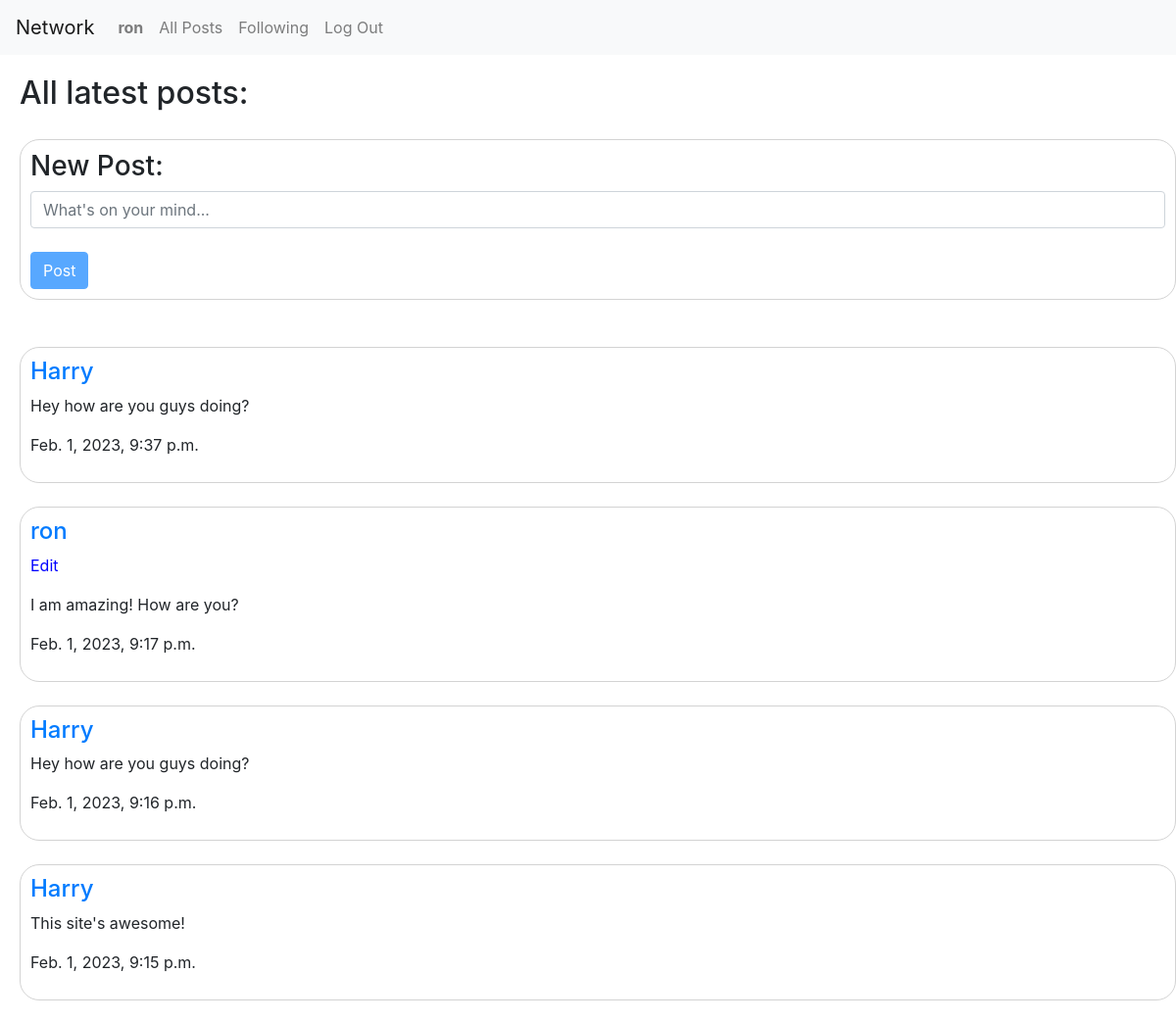
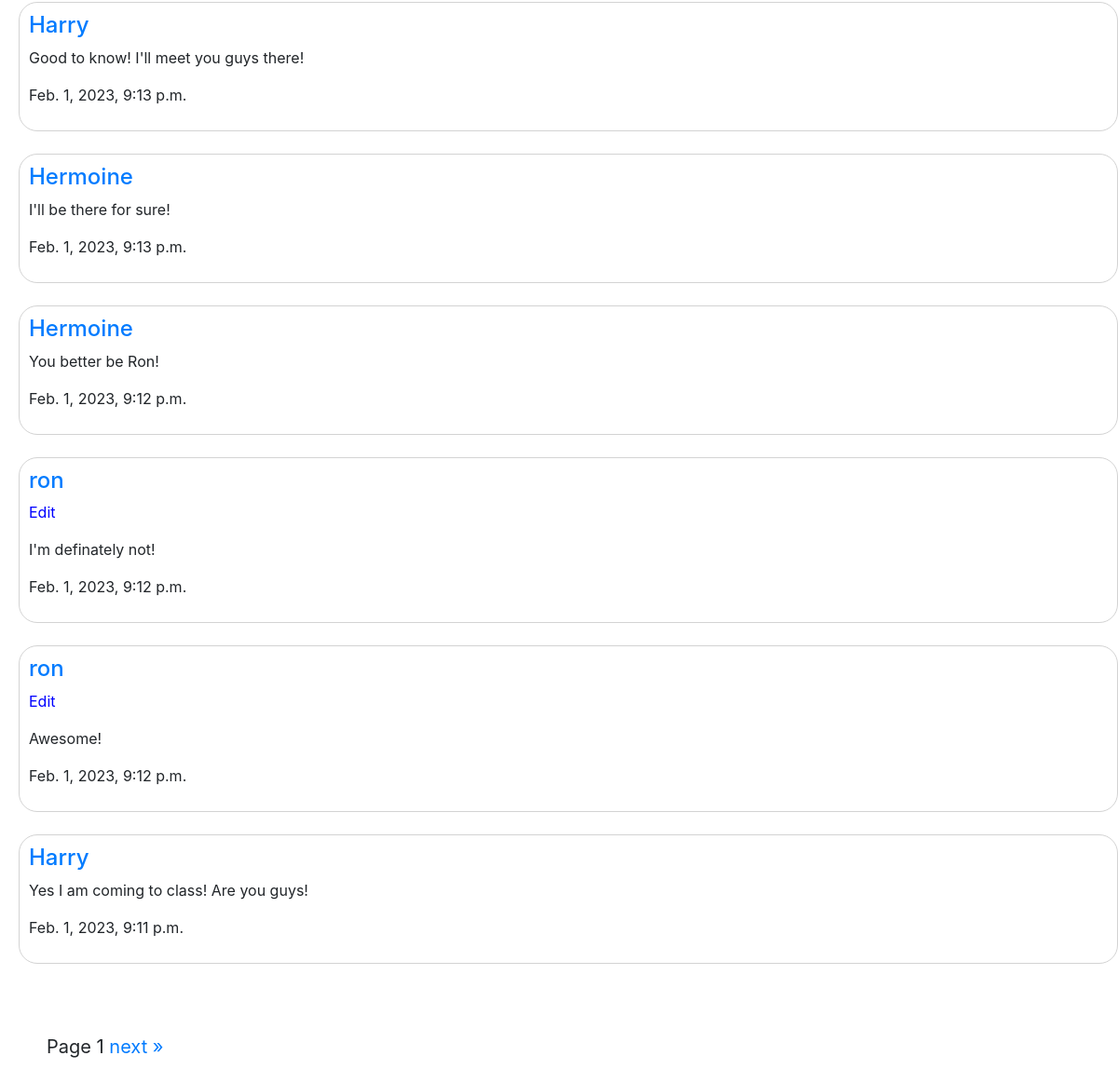
The app's page / (signed in) with its own data (2 pictures, top to bottom).
### network/models.py (models this page shows, shortened)
class User(AbstractUser):
    following = models.ManyToManyField("User", blank=True)

class Post(models.Model):
    user = models.ForeignKey(User, on_delete=models.CASCADE, related_name="posts")
    content = models.CharField(max_length=255)
    likes = models.IntegerField(default=0)
    liked_by = models.ManyToManyField(User, blank=True, related_name="liked")
    timestamp = models.DateTimeField(auto_now_add=True)

### network/views.py (the view, shortened to what this page needs)
# urls.py: path("", views.index, name="index"),
def index(request):
    posts = Post.objects.all()
    posts = posts.order_by("-timestamp").all()
    paginator = Paginator(posts, 10)
    page_number = request.GET.get('page')
    posts= paginator.get_page(page_number)
    return render(request, "network/index.html", {
        "posts": posts,
        "form": NewPostForm()
    })

### network/views.py
class NewPostForm(forms.Form):
    post_content = forms.CharField(label="", max_length=255, required=True, widget=forms.TextInput(attrs={'placeholder': "What's on your mind...", 'class': 'form-control', 'id':'new-post-content'}))

### network/templates/network/index.html (shortened to what this page needs)
{% extends "network/layout.html" %}
{% block body %}
    <div class="header">
        <h2>All latest posts:</h2>
    </div>
    {% if user.is_authenticated %}
        <div class="post">
            <h3>New Post:</h3>
            <form id="new-post" method="post">
                {{ form }}
                <br>
                <input disabled id="submit" type="submit" value="Post" class="btn btn-primary">
            </form>
        </div>
        <br><br>
    {% endif %}
    {% for post in posts %}
        <div class="post">
            <h4><a href="{% url 'view_profile' post.user.id %}">{{ post.user.username }}</a></h4>
            {% if post.user == user %}
                <p class="edit-post" style="color:blue" data-post_id="{{ post.id }}">Edit</p>
            {% endif %}
            <div id="content-{{ post.id }}">
                <p>{{ post.content }}</p>
            </div>
            <p>{{ post.timestamp }}</p>
        </div>
        <br>
    {% empty %}
        <h3 style="margin-left:40px">Sadly no posts have been made yet.</h3>
    {% endfor %}
    <div class="pagination">
        <span class="step-links">
            <span class="current">
               Page {{ posts.number }}
            </span>
            {% if posts.has_next %}
                <a href="?page={{ posts.next_page_number }}">next &raquo;</a>
            {% endif %}
        </span>
    </div>
{% endblock %}

### network/templates/network/layout.html (shortened to what this page needs)
{% load static %}
<!DOCTYPE html>
<html lang="en">
    <head>
        <link rel="stylesheet" href="https://stackpath.bootstrapcdn.com/bootstrap/4.4.1/css/bootstrap.min.css">
        <link href="{% static 'network/styles.css' %}" rel="stylesheet">
    </head>
    <body>
        <nav class="navbar navbar-expand-lg navbar-light bg-light">
            <a class="navbar-brand" href="{% url 'index' %}">Network</a>
            <div>
              <ul class="navbar-nav mr-auto">
                {% if user.is_authenticated %}
                    <li class="nav-item">
                        <a class="nav-link" href="{% url 'view_profile' request.user.id %}"><strong>{{ user.username }}</strong></a>
                    </li>
                {% endif %}
                <li class="nav-item">
                  <a class="nav-link" href="{% url 'index' %}" id="all-posts">All Posts</a>
                </li>
                {% if user.is_authenticated %}
                    <li class="nav-item">
                        <a class="nav-link" href="{% url 'following_posts' %}">Following</a>
                    </li>
                    <li class="nav-item">
                        <a class="nav-link" href="{% url 'logout' %}">Log Out</a>
                    </li>
                {% endif %}
              </ul>
            </div>
          </nav>
        <div class="body">
            {% block body %}
            {% endblock %}
        </div>
    </body>
</html>

### network/static/network/styles.css (style rules this page uses)
.post { border: 1px solid lightgray; border-radius: 20px; margin-left:20px; padding: 10px; }
.header { padding: 20px; }
.pagination { padding:50px; font-size: 20px; }

### records on screen
User: username "ron"
Post: user.username "Harry", content "Hey how are you guys doing?", timestamp "Feb. 1, 2023, 9:37 p.m."
Post: user.username "ron", content "I am amazing! How are you?", timestamp "Feb. 1, 2023, 9:17 p.m."
Post: user.username "Harry", content "Hey how are you guys doing?", timestamp "Feb. 1, 2023, 9:16 p.m."
Post: user.username "Harry", content "This site's awesome!", timestamp "Feb. 1, 2023, 9:15 p.m."
Post: user.username "Harry", content "Good to know! I'll meet you guys there!", timestamp "Feb. 1, 2023, 9:13 p.m."
Post: user.username "Hermoine", content "I'll be there for sure!", timestamp "Feb. 1, 2023, 9:13 p.m."
Post: user.username "Hermoine", content "You better be Ron!", timestamp "Feb. 1, 2023, 9:12 p.m."
Post: user.username "ron", content "I'm definately not!", timestamp "Feb. 1, 2023, 9:12 p.m."
Post: user.username "ron", content "Awesome!", timestamp "Feb. 1, 2023, 9:12 p.m."
Post: user.username "Harry", content "Yes I am coming to class! Are you guys!", timestamp "Feb. 1, 2023, 9:11 p.m."

### other values on screen
{{ posts.number }} "1"
